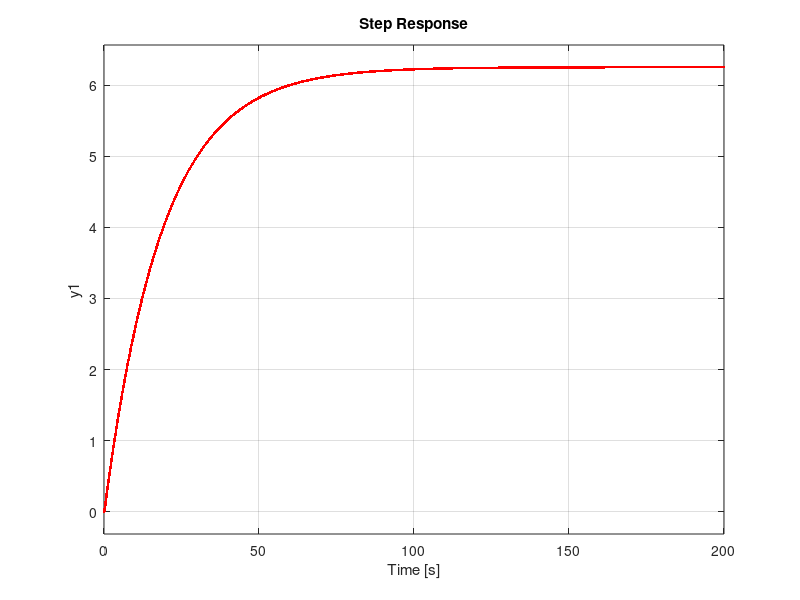

The MATLAB source for this figure:
clc
clear
close all

%------------punto 1---------

%---------parametros----

Ra=1;
Da=1;
Kb=1;
Kt=1;
Ja=1;
J=1;
R=2;
fv=1;
N1=10;
N2=20;

i=3; %selección de caso para el if
if i==1
    %----ejemplo con SO% y un Ts en particular----
    SO=12;
    Ts=8;
    %-------se despejan apropiadamente las ecuaciones del SO% y del tiempo de
    %estabilización y se encuentra zeta y omega_n para el caso------------
    u=SO/100;
    u=(log(u))^2;
    e=sqrt(u/(pi^2+u)); %0.2
    wn=4/(Ts*e); %1
    
    %encontrando los parametros de M y K
    M=(6/(e*wn)-5)/4
    K=(5+4*M)*wn^2
else
    %----ejemplo con un Ts en particular----
    Ts=50; %Ts=4tao ---- tao dominante---
    tao1=Ts/4;  %dará el polo dominante
    tao2= tao1/100; % dará el polo despreciable
    %variables a usar cuando se conecta en cascada los dos sistemas de
    %primer orden
    a1= (tao2+tao1)/(tao1*tao2);
    a2= 1/(tao1*tao2);
    %encontrando los parametros de M y K
    M=(12/a1-5)/4
    K=a2
end
h=tf(Kt*R/Ra*(N2/N1), [J+Ja*(N2/N1)^2+M*R^2 fv*R^2+Da*(N2/N1)^2+Kt*Kb/Ra*(N2/N1)^2 K]);

h2=tf(4,[5+4*M 12 K]);

step(h)
hold on
step(h2,'.r')



%------------punto 1---------

%------------punto 2---------
M1=2;
M2=3;
J1=0.5;
K1=1000;
R1=0.3;
R2=0.025;
K2=5000;
K3=1200;
B=4500;

%------------punto 2---------

